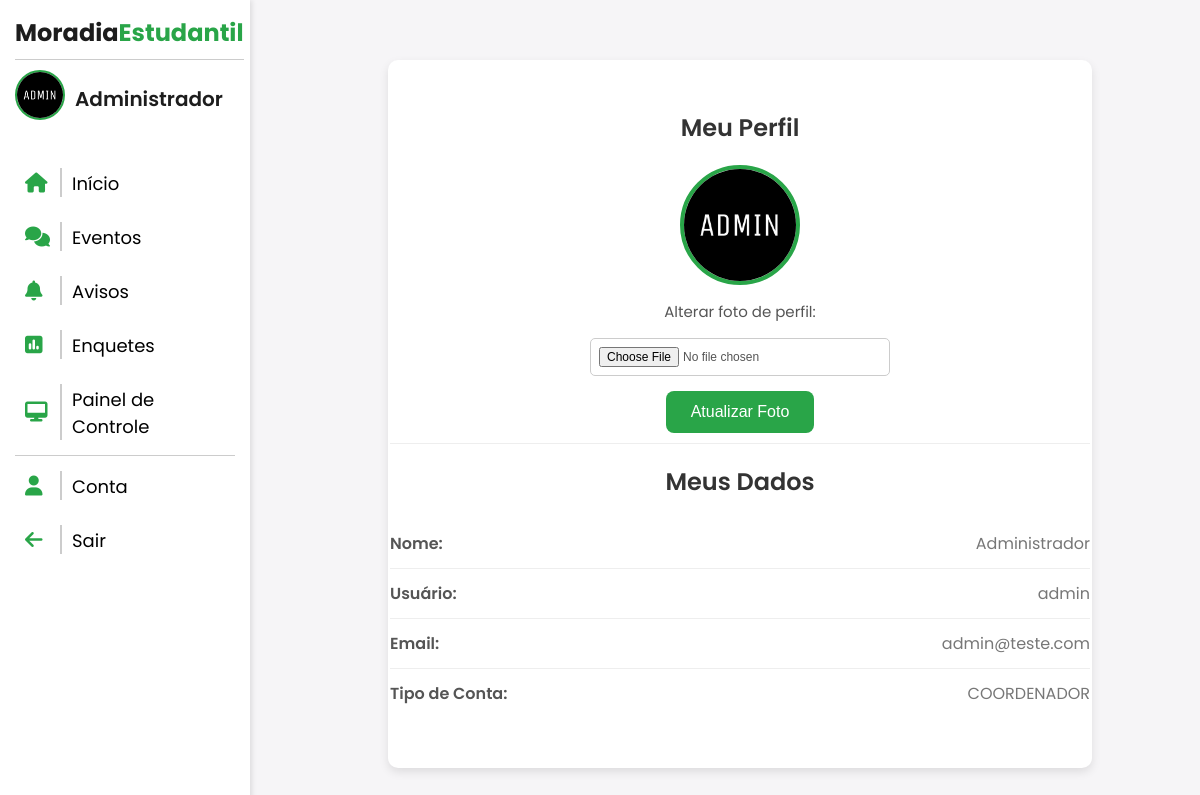
The app's page /conta/ (signed in) with its own data.
### AppMoradia/models.py (models this page shows, shortened)
class CustomUser(AbstractUser):
     foto = models.ImageField(
        upload_to='fotos_perfil/',
        blank=True,
        null=True,
        default='fotos_perfil/default.png'
      )
     tipo = (
         ('VISITANTE','Visitante'),
         ('RESIDENTE','Residente'),
         ('SÍNDICO','Síndico'),
         ('COORDENADOR','Coordenador')
     )
     tipo = models.CharField(max_length=100, choices=tipo, default='VISITANTE')

### AppMoradia/views.py (the view)
# urls.py: path('conta/', views.conta, name='conta'),
@login_required
def conta(request):
    if request.method == 'POST':
        form = FotoPerfilForm(request.POST, request.FILES, instance=request.user)
        if form.is_valid():
            form.save()
            return redirect('conta')  # Redireciona para a mesma página para ver as mudanças
    else:
        form = FotoPerfilForm(instance=request.user)
    context = {'form': form, 'usuario': request.user}
    return render(request, 'conta.html', context)

### AppMoradia/forms.py
class FotoPerfilForm(forms.ModelForm):
    class Meta:
        model = CustomUser
        fields = ['foto']

### AppMoradia/templates/conta.html (shortened to what this page needs)
{% extends 'sidebar-sistema.html' %}
{% load static %}
    {% block content %}
    <div class="container-pai">
    <div class="profile">
        <h2 class="titleProfile">Meu Perfil</h2>
        <div class="foto">
            {% if usuario.foto %}
            <img class="imgPerfil" src="{{ usuario.foto.url }}" alt="Foto de perfil" />
            {% else %}
            <p>Sem foto de perfil.</p>
            {% endif %}
            <div class="info"><label for="id_foto">Alterar foto de perfil:</label></div>
            <div class="alterarfoto">
                <form method="post" enctype="multipart/form-data">
                    <input class="inputIdFoto" id="id_foto" type="file" name="foto" accept="image/*">
                    <button class="btnAtt" type="submit">Atualizar Foto</button>
                </form>
            </div>
            <div class="info-card">
                <h2 class="titleProfile">Meus Dados</h2>
                <div class="info-item">
                    <strong>Nome:</strong> <span>{{ usuario.first_name }}</span>
                </div>
                <div class="info-item">
                    <strong>Usuário:</strong> <span>{{ usuario.username }}</span>
                </div>
                <div class="info-item">
                    <strong>Email:</strong> <span>{{ usuario.email }}</span>
                </div>
                <div class="info-item">
                    <strong>Tipo de Conta:</strong> <span>{{ usuario.tipo }}</span>
                </div>
            </div>
        </div>
    </div>
</div>
    {% endblock %}

### AppMoradia/templates/sidebar-sistema.html (shortened to what this page needs)
{% load static %}
<!DOCTYPE html>
<html lang="en">
<head>
    <link rel="stylesheet" href="{% static 'css/sistema.css' %}">
    <link rel="stylesheet" href="https://cdnjs.cloudflare.com/ajax/libs/font-awesome/6.5.0/css/all.min.css" />
</head>
<body>
    <div class="sidebar" id="sidebar">
        <div class="title">
            <span class="gray">Moradia</span><span class="green">Estudantil</span>
        </div>
        <div class="user-info">
            <a href="{% url 'conta' %}"><img src="{{ usuario.foto.url }}" alt="Foto do usuário" class="user-photo"></a>
            <span class="user-name">{{ usuario.first_name }}</span>
        </div>
        <ul>
            <li><a href="{% url 'sistema' %}"><i class="fa-solid fa-house"></i><span class="menu-text">Início</span></a></li>
            <li><a href="{% url 'eventos' %}"><i class="fa-solid fa-comments"></i><span class="menu-text">Eventos</span></a></li>
            <li><a href="{% url 'avisos' %}"><i class="fa-solid fa-bell"></i><span class="menu-text">Avisos</span></a></li>
            <li><a href="{% url 'enquetes' %}"><i class="fa-solid fa-square-poll-vertical"></i><span class="menu-text">Enquetes</span></a></li>
            {% if user.tipo == 'COORDENADOR' %}
            <li><a href="{% url 'painel-controle' %}"><i class="fa-solid fa-desktop"></i><span class="menu-text">Painel de Controle</span></a></li>
            {% endif %}
        <div class="options">
            <li><a href="{% url 'conta' %}"><i class="fa-solid fa-user"></i><span class="menu-text">Conta</span></a></li>
            <li>
                <a class="btn-sair" href="#" onclick="document.getElementById('logout-form').submit();"><i class="fa-solid fa-arrow-left"></i><span class="menu-text">Sair</span></a>
            </li>
           </div>
        </ul>
    </div>
    <div class="main-content">
        {% block content %}
        {% endblock %}
    </div>
</body>
</html>

### AppMoradia/static/css/sistema.css (style rules this page uses)
* { box-sizing: border-box; }
html, body { width: 100%; overflow-x: hidden; }
body { background: #f6f5f7; font-family: 'Poppins', sans-serif; margin: 0; }
.gray { user-select: none; font-weight: bold; color: #1d1d1d; text-align: center; font-size: 24px; margin-bottom: 20px; border-bottom: 1px solid #ccc; padding-bottom: 10px; }
.green { user-select: none; font-weight: bold; color: #29a548; text-align: center; font-size: 24px; margin-bottom: 20px; border-bottom: 1px solid #ccc; padding-bottom: 10px; }
.sidebar { position: fixed; width: 250px; height: 100vh; background-color: #fff; padding: 15px; box-shadow: 2px 0 5px rgba(0, 0, 0, 0.1); transition: transform 0.3s ease-in-out; transform: translateX(0); z-index: 1000; display: flex; flex-direction: column; }
.options { border-top: 1px solid #ccc; }
.btn-sair { color: black; }
.sidebar ul { list-style-type: none; padding: 0; color: black; }
.sidebar ul li { margin: 5px 0; cursor: pointer; }
.sidebar ul li a { text-decoration: none; font-size: 18px; display: flex; align-items: center; padding: 10px; border-radius: 8px; transition: background-color 0.3s; color: black; }
.sidebar ul li a i { font-size: 20px; color: #29a548; width: 20px; height: 20px; margin-right: 5px; }
.sidebar ul li a .menu-text { margin-left: 10px; border-left: 2px solid #ccc; padding-left: 10px; padding-top: 2px; }
.user-info { user-select: none; display: flex; align-items: center; gap: 10px; padding: 10px 0; margin-top: 10px; }
.user-photo { width: 50px; height: 50px; border-radius: 50%; object-fit: cover; border: 2px solid #29a548; }
.user-name { font-weight: 600; color: #1d1d1d; font-size: 20px; }
.main-content { margin-left: 280px; padding: 20px; min-height: 100vh; background: #f6f5f7; }
.profile { display: flex; flex-direction: column; align-items: center; justify-content: center; margin: 20px 0; background-color: #fff; border-radius: 10px; box-shadow: 0 4px 10px rgba(0, 0, 0, 0.1); padding: 30px; width: 80%; max-width: 800px; margin: 40px auto; }
.titleProfile { font-size: 24px; font-weight: 600; color: #333; text-align: center; }
.foto { display: flex; flex-direction: column; align-items: center; margin-bottom: 20px; }
.imgPerfil { width: 120px; height: 120px; border-radius: 50%; object-fit: cover; border: 4px solid #29a548; margin-bottom: 15px; }
.info { font-size: 15px; color: #555; }
.info-card { width: 700px; margin-top: 10px; border-top: 1px solid #eee; }
.info-item { display: flex; justify-content: space-between; align-items: center; padding: 12px 0; border-bottom: 1px solid #eee; font-size: 16px; color: #333; }
.info-item:last-child { border-bottom: none; }
.info-item strong { font-weight: 600; color: #555; }
.info-item span { color: #777; max-width: 300px; }
.alterarfoto { margin-top: 15px; text-align: center; }
.inputIdFoto { padding: 8px; font-size: 12px; border: 1px solid #ccc; border-radius: 5px; width: 300px; margin-bottom: 15px; color: #555; }
.btnAtt { background-color: #29a548; color: white; padding: 12px 25px; font-size: 16px; border: none; border-radius: 8px; cursor: pointer; transition: background-color 0.3s ease; }
form { display: flex; flex-direction: column; align-items: center; }

### records on screen
CustomUser: foto (picture), first_name "Administrador", username "admin", email "admin@teste.com", tipo "COORDENADOR"
